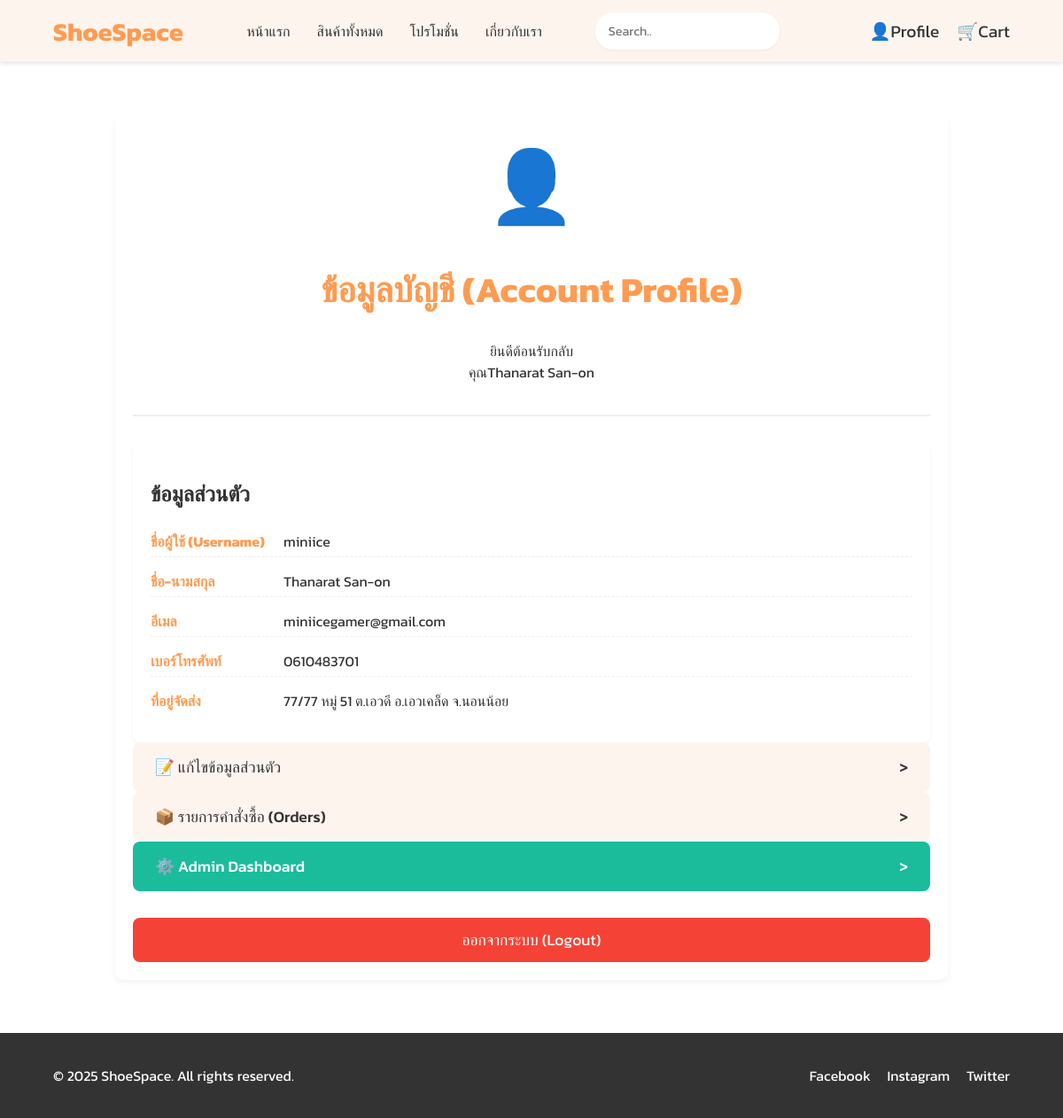
Screenshot of /profile.php (signed in) with the database file from the repository.
### tables this page shows
CREATE TABLE `users` (
  `user_id` int(11) NOT NULL,
  `username` varchar(50) NOT NULL,
  `password` varchar(255) NOT NULL,
  `fullname` varchar(100) DEFAULT NULL,
  `email` varchar(100) DEFAULT NULL,
  `phone` varchar(20) DEFAULT NULL,
  `address` text DEFAULT NULL,
  `created_at` timestamp NOT NULL DEFAULT current_timestamp()
);

### profile.php (the view, shortened to what this page needs)
<?php
$user_id = $_SESSION['user_id'];
$user = null;
$is_admin = false;
$servername = "localhost";
$username = "root";
$password = "";
$dbname = "shoespace";
$conn = new mysqli($servername, $username, $password, $dbname);
$sql = "SELECT user_id, username, fullname, email, phone, address FROM users WHERE user_id = ?";
$stmt = $conn->prepare($sql);
$stmt->bind_param("i", $user_id);
$stmt->execute();
$result = $stmt->get_result();
if ($result->num_rows === 1) {
    $user = $result->fetch_assoc();
}
$sql_admin = "SELECT 1 FROM admin WHERE user_id = ?";
$stmt_admin = $conn->prepare($sql_admin);
$stmt_admin->bind_param("i", $user_id);
$stmt_admin->execute();
$stmt_admin->store_result();
if ($stmt_admin->num_rows > 0) {
    $is_admin = true;
}
$display_fullname = $user['fullname'] ?? 'ผู้ใช้ไม่ระบุชื่อ';
?>
<!DOCTYPE html>
<html lang="th">
<head>
    <link rel="stylesheet" href="index.css">
    <link rel="stylesheet" href="profile.css">
</head>
<body>
    <header>
        <nav>
            <div class="logo">ShoeSpace</div>
            <ul class="nav-links">
                <li><a href="index.php">หน้าแรก</a></li>
                <li><a href="products.php">สินค้าทั้งหมด</a></li>
                <li><a href="promotion.php">โปรโมชั่น</a></li>
                <li><a href="about.php">เกี่ยวกับเรา</a></li>
                <li>
                    <form action="products.php" method="GET" class="search-form">
                        <input type="text" name="search" placeholder="Search..">
                    </form>
                </li>
            </ul>
            <div class="nav-icons">
                <a href="profile.php">👤Profile</a>
                <a href="cart.php">🛒Cart</a>
            </div>
        </nav>
    </header>
    <main>
        <div class="profile-container">
            <div class="profile-header">
                <span class="profile-avatar">👤</span>
                <h1>ข้อมูลบัญชี (Account Profile)</h1>
                <p>ยินดีต้อนรับกลับ <br> คุณ<?php echo htmlspecialchars($display_fullname); ?></p>
            </div>
            <div class="profile-details-card">
                <h2>ข้อมูลส่วนตัว</h2>
                <div class="profile-detail-item">
                    <strong>ชื่อผู้ใช้ (Username)</strong>
                    <span><?php echo htmlspecialchars($user['username']); ?></span>
                </div>
                <div class="profile-detail-item">
                    <strong>ชื่อ-นามสกุล</strong>
                    <span><?php echo htmlspecialchars($user['fullname']); ?></span>
                </div>
                <div class="profile-detail-item">
                    <strong>อีเมล</strong>
                    <span><?php echo htmlspecialchars($user['email']); ?></span>
                </div>
                <div class="profile-detail-item">
                    <strong>เบอร์โทรศัพท์</strong>
                    <span><?php echo htmlspecialchars($user['phone']); ?></span>
                </div>
                <div class="profile-detail-item">
                    <strong>ที่อยู่จัดส่ง</strong>
                    <span><?php echo nl2br(htmlspecialchars($user['address'])); ?></span>
                </div>
            </div>
            <div class="profile-menu">
                <a href="edit_profile.php" class="profile-menu-item">
                    <span>📝 แก้ไขข้อมูลส่วนตัว</span>
                    <span>&gt;</span>
                </a>
            </div>
            <div class="profile-menu">
                <a href="order_detail.php" class="profile-menu-item">
                    <span>📦 รายการคำสั่งซื้อ (Orders)</span>
                    <span>&gt;</span>
                </a>
            </div>
            <?php if ($is_admin): ?>
                <a href="admin_dashboard.php" class="profile-menu-item" style="background-color: #1abc9c; color: white;">
                    <span>⚙️ Admin Dashboard</span>
                    <span>&gt;</span>
                </a>
            <?php endif; ?>
            <button class="logout-btn" onclick="window.location.href='logout.php'">ออกจากระบบ (Logout)</button>
        </div>
    </main>
    <footer>
        <div class="footer-content">
            <p>&copy; 2025 ShoeSpace. All rights reserved.</p>
            <div class="social-links">
                <a href="#">Facebook</a>
                <a href="#">Instagram</a>
                <a href="#">Twitter</a>
            </div>
        </div>
    </footer>
</body>
</html>

### index.css (style rules this page uses)
:root { --orange: #FF9B51; --yellow: #FFD46C; --off-white: #FDF4EE; --light-blue: #A8E2E1; --text-dark: #333; --text-light: #fff; }
body { font-family: 'Kanit', sans-serif; margin: 0; background-color: #FFFFFF; color: var(--text-dark); }
h1, h2, h3 { font-weight: 700; }
a { text-decoration: none; color: inherit; }
header { background-color: var(--off-white); box-shadow: 0 2px 4px rgba(0,0,0,0.1); padding: 0 5%; }
nav { display: flex; justify-content: space-between; align-items: center; height: 70px; }
.search-form { display: flex; align-items: center; margin: 0 30px; flex-grow: 0.5; position: relative; }
.search-form input[type="text"] { width: 100%; padding: 10px 15px; border: none; border-radius: 20px; background-color: #FFFFFF; font-size: 0.9em; font-family: inherit; outline: none; box-shadow: 0 1px 3px rgba(0,0,0,0.05); transition: box-shadow 0.3s ease; }
.logo { font-size: 1.8em; font-weight: 700; color: var(--orange); }
.nav-links { list-style: none; display: flex; gap: 30px; font-weight: 500; padding: 0; margin: 0; align-items: center; }
.nav-icons { display: flex; gap: 20px; font-size: 1.2em; }
footer { background-color: var(--text-dark); color: var(--text-light); padding: 20px 5%; }
.footer-content { display: flex; justify-content: space-between; align-items: center; }
.social-links a { margin-left: 15px; }

### profile.css (style rules this page uses)
:root { --orange: #FF9B51; --yellow: #FFD46C; --off-white: #FDF4EE; --light-blue: #A8E2E1; --text-dark: #333; --text-light: #fff; }
body { font-family: 'Kanit', sans-serif; margin: 0; background-color: #FFFFFF; color: var(--text-dark); }
h1, h2, h3 { font-weight: 700; }
a { text-decoration: none; color: inherit; }
header { background-color: var(--off-white); box-shadow: 0 2px 4px rgba(0,0,0,0.1); padding: 0 5%; }
.search-form { display: flex; align-items: center; margin: 0 30px; flex-grow: 0.5; position: relative; }
.search-form input[type="text"] { width: 100%; padding: 10px 15px; border: none; border-radius: 20px; background-color: #FFFFFF; font-size: 0.9em; font-family: inherit; outline: none; box-shadow: 0 1px 3px rgba(0,0,0,0.05); transition: box-shadow 0.3s ease; }
.logo { font-size: 1.8em; font-weight: 700; color: var(--orange); }
.nav-links { list-style: none; display: flex; gap: 30px; font-weight: 500; padding: 0; margin: 0; align-items: center; }
.nav-icons { display: flex; gap: 20px; font-size: 1.2em; }
main { padding: 20px 5%; }
.profile-container { max-width: 900px; margin: 40px auto; padding: 20px; background-color: #fff; box-shadow: 0 4px 8px rgba(0,0,0,0.05); border-radius: 10px; }
.profile-header { text-align: center; padding-bottom: 20px; border-bottom: 2px solid #eee; margin-bottom: 30px; }
.profile-header h1 { font-size: 2.5em; color: var(--orange); }
.profile-avatar { font-size: 5em; color: var(--light-blue); margin-bottom: 10px; }
.profile-menu { display: flex; flex-direction: column; gap: 15px; }
.profile-menu-item { background-color: var(--off-white); padding: 15px 25px; border-radius: 8px; font-size: 1.1em; font-weight: 500; display: flex; justify-content: space-between; align-items: center; transition: background-color 0.3s, transform 0.1s; color: var(--text-dark); }
.logout-btn { background-color: #f44336; color: var(--text-light); margin-top: 30px; padding: 12px; border: none; border-radius: 8px; font-size: 1.1em; font-family: 'Kanit', sans-serif; cursor: pointer; transition: background-color 0.3s; width: 100%; }

### profile.php (style rules this page uses)
.profile-details-card { background-color: #fff; padding: 20px; border-radius: 8px; box-shadow: 0 2px 4px rgba(0, 0, 0, 0.05); margin-top: 20px; }
.profile-detail-item { display: flex; margin-bottom: 10px; padding: 5px 0; border-bottom: 1px dashed #eee; }
.profile-detail-item:last-child { border-bottom: none; }
.profile-detail-item strong { width: 150px; color: var(--orange); }

### rows the page displays
users: fullname "Thanarat San-on", username "miniice", email "miniicegamer@gmail.com", phone "0610483701", address "77/77 หมู่ 51 ต.เอวดี อ.เอวเคล็ด จ.นอนน้อย"
